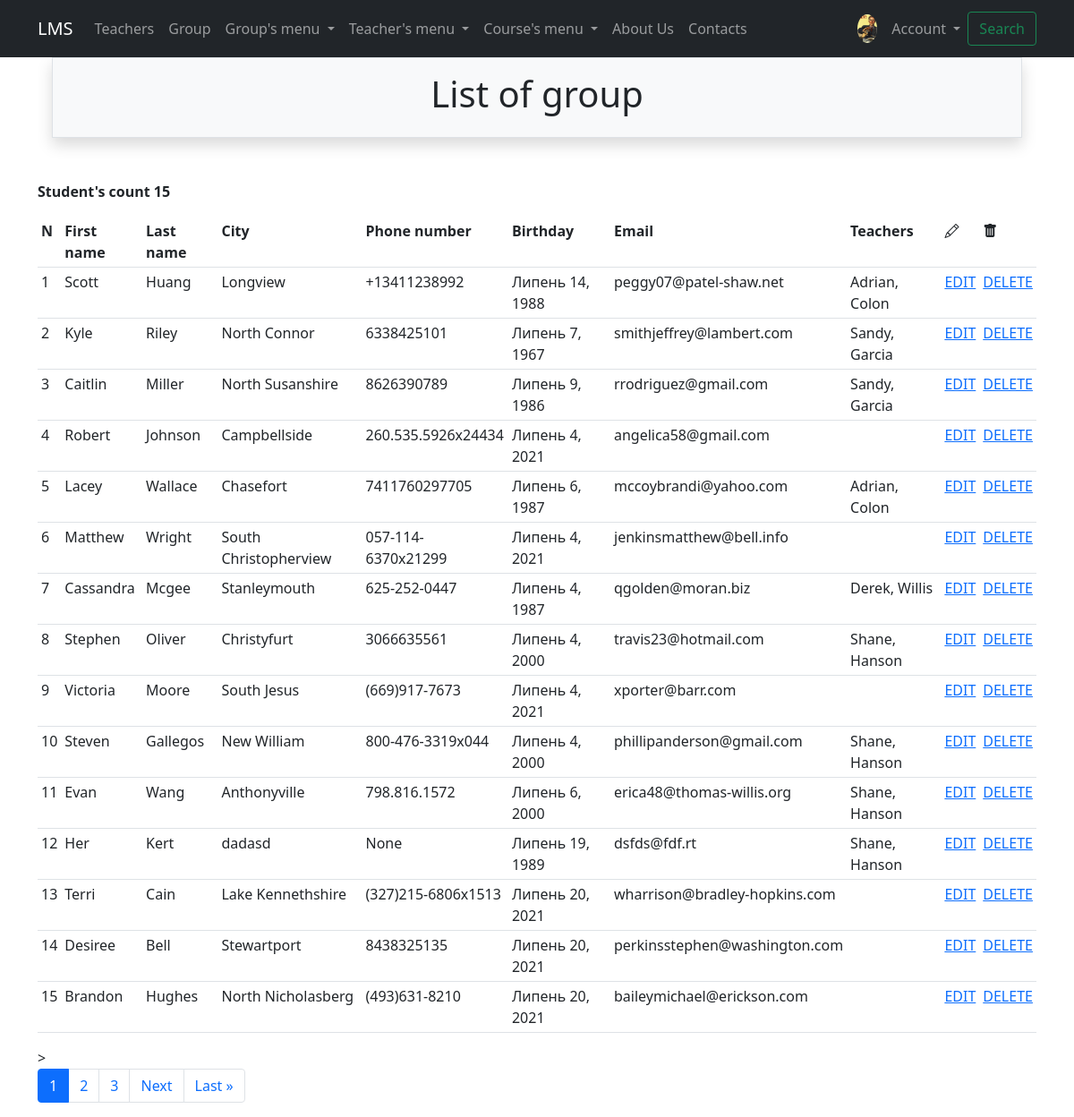
Screenshot of /groups/ (signed in) with the database file from the repository.
### accounts/models.py (models this page shows)
class Profile(models.Model):
    user = models.OneToOneField(to=User, on_delete=models.CASCADE, related_name='profile')
    avatar = models.ImageField(null=True, default='default.jpg', upload_to='avatars/')
    interests = models.CharField(max_length=250, null=True)

### groups/models.py (models this page shows, shortened)
class Group(Person):
    phone_number = models.CharField(max_length=70, unique=True, blank=True, null=True)
    birthday = models.DateField(default=datetime.date.today, validators=[adult_validation])
    teacher = models.ForeignKey(Teacher, on_delete=models.CASCADE, null=True, related_name='students')

### teachers/models.py (models this page shows, shortened)
class Teacher(Person):
    phone_number = models.CharField(max_length=60, unique=True, blank=True, null=True)
    def __str__(self):
        return f'{self.first_name}, {self.last_name}'

### groups/views.py (the view)
# urls.py: path('', GroupListView.as_view(), name='list'),
class GroupListView(LoginRequiredMixin, ListView):
    paginate_by = 15
    model = Group
    form_class = GroupBaseForm
    success_url = reverse_lazy('groups:list')
    template_name = 'groups/list.html'
    def get_filter(self):
        return GroupsFilter(
            data=self.request.GET,
            queryset=self.model.objects.all().select_related('number_course').order_by('id')
        )
    def get_queryset(self):
        return self.get_filter().qs
    def get_context_data(self, *, object_list=None, **kwargs):
        context = super().get_context_data(**kwargs)
        context['object_filter'] = self.get_filter()
        return context

### core/context_processors.py (called while the page is built)
def get_params(request):
    context = {}
    params = request.GET
    if 'page' in params:
        params = copy(params)
        del params['page']
    context['get_params'] = params.urlencode()
    return context

### groups/templates/groups/list.html (shortened to what this page needs)
{% extends 'base.html' %}
{% load crispy_forms_tags %}
{% block header %}
    List of group
{% endblock %}
{% block content %}
    <p><strong>Student's count {{ object_list.count }}</strong></p>
    <table class="table table-sm">
        <tr>
            <th>N</th>
            <th>First name</th>
            <th>Last name</th>
            <th>City</th>
            <th>Phone number</th>
            <th>Birthday</th>
            <th>Email</th>
            <th>Teachers</th>
            <th><i class="bi bi-pencil"></i></th>
            <th><i class="bi bi-trash-fill"></i></th>
        </tr>
        {% for student in object_list %}
        <tr>
            <td>{{page_obj.start_index|add:forloop.counter0}}</td>
            <td>{{student.first_name}}</td>
            <td>{{student.last_name}}</td>
            <td>{{student.city}}</td>
            <td>{{student.phone_number}}</td>
            <td>{{student.birthday}}</td>
            <td>{{student.email}}</td>
            <td>{% if student.teacher %}{{ student.teacher }}{% endif %}</td>
            <td> <a href = "{% url 'groups:update' student.id %}">EDIT</a> </td>
            <td> <a href = "{% url 'groups:delete' student.id %}">DELETE</a> </td>
        </tr>
        {% endfor %}
    </table>>
    {% if is_paginated %}
        {% include 'includes/paginator.html' %}
    {% endif %}
{% endblock %}

### templates/includes/nav_bar.html (shortened to what this page needs)
<nav class="navbar navbar-expand-lg navbar-dark bg-dark fixed-top navbar-expand-lg font-weight-bold">
  <div class="container">
    <a class="navbar-brand" href="{% url 'index' %}">LMS</a>
    <div class="collapse navbar-collapse" id="navbarSupportedContent">
      <ul class="navbar-nav me-auto mb-2 mb-lg-0">
        <li class="nav-item">
          <a class="nav-link" href="{% url 'teachers:list' %}">Teachers</a>
        </li>
        <li class="nav-item">
          <a class="nav-link" href="{% url 'groups:list' %}">Group</a>
        </li>
        <li class="nav-item dropdown">
          <a class="nav-link dropdown-toggle" href="#" id="navbarDropdown" role="button" data-bs-toggle="dropdown" aria-expanded="false">
            Group's menu
          </a>
        </li>
        <li class="nav-item dropdown">
          <a class="nav-link dropdown-toggle" href="#" id="navbarDropdown" role="button" data-bs-toggle="dropdown" aria-expanded="false">
            Teacher's menu
          </a>
        </li>
        <li class="nav-item dropdown">
          <a class="nav-link dropdown-toggle" href="#" id="navbarDropdown" role="button" data-bs-toggle="dropdown" aria-expanded="false">
            Course's menu
          </a>
        </li>
        <li class="nav-item">
          <a class="nav-link" href="/about/" tabindex="-1" >About Us</a>
        </li>
        <li class="nav-item">
          <a class="nav-link" href="/contacts/" tabindex="-1" >Contacts</a>
        </li>
      </ul>
      {% if user.is_authenticated %}
          <div><img class="rounded-circle p-1 m-1" widht="40" height="40" src="{{user.profile.avatar.url}}"></div>
           {% endif %}
      <ul class="navbar-nav d-flex">
         <li class="nav-item dropdown">
           <a class="nav-link dropdown-toggle" href="#" id="navbarDropdown3" role="button" data-bs-toggle="dropdown" aria-expanded="false">
             Account
           </a>
         </li>
       </ul>
      <form class="d-flex">
        <a class="btn btn-outline-success" data-bs-toggle="collapse" href="#collapseExample" role="button"
           aria-expanded="false" aria-controls="collapseExample">
            Search
        </a>
      </form>
    </div>
  </div>
</nav>

### rows the page displays
Group: start_index|add "1", first_name "Scott", last_name "Huang", city "Longview", phone_number "+13411238992", birthday "Липень 14, 1988", email "peggy07@patel-shaw.net", teacher "Adrian, Colon"
Group: start_index|add "2", first_name "Kyle", last_name "Riley", city "North Connor", phone_number "6338425101", birthday "Липень 7, 1967", email "smithjeffrey@lambert.com", teacher "Sandy, Garcia"
Group: start_index|add "3", first_name "Caitlin", last_name "Miller", city "North Susanshire", phone_number "8626390789", birthday "Липень 9, 1986", email "rrodriguez@gmail.com", teacher "Sandy, Garcia"
Group: start_index|add "4", first_name "Robert", last_name "Johnson", city "Campbellside", phone_number "260.535.5926x24434", birthday "Липень 4, 2021", email "angelica58@gmail.com"
Group: start_index|add "5", first_name "Lacey", last_name "Wallace", city "Chasefort", phone_number "7411760297705", birthday "Липень 6, 1987", email "mccoybrandi@yahoo.com", teacher "Adrian, Colon"
Group: start_index|add "6", first_name "Matthew", last_name "Wright", city "South Christopherview", phone_number "057-114-6370x21299", birthday "Липень 4, 2021", email "jenkinsmatthew@bell.info"
Group: start_index|add "7", first_name "Cassandra", last_name "Mcgee", city "Stanleymouth", phone_number "625-252-0447", birthday "Липень 4, 1987", email "qgolden@moran.biz", teacher "Derek, Willis"
Group: start_index|add "8", first_name "Stephen", last_name "Oliver", city "Christyfurt", phone_number "3066635561", birthday "Липень 4, 2000", email "travis23@hotmail.com", teacher "Shane, Hanson"
Group: start_index|add "9", first_name "Victoria", last_name "Moore", city "South Jesus", phone_number "(669)917-7673", birthday "Липень 4, 2021", email "xporter@barr.com"
Group: start_index|add "10", first_name "Steven", last_name "Gallegos", city "New William", phone_number "800-476-3319x044", birthday "Липень 4, 2000", email "phillipanderson@gmail.com", teacher "Shane, Hanson"
Group: start_index|add "11", first_name "Evan", last_name "Wang", city "Anthonyville", phone_number "798.816.1572", birthday "Липень 6, 2000", email "erica48@thomas-willis.org", teacher "Shane, Hanson"
Group: start_index|add "12", first_name "Her", last_name "Kert", city "dadasd", phone_number "None", birthday "Липень 19, 1989", email "dsfds@fdf.rt", teacher "Shane, Hanson"
Group: start_index|add "13", first_name "Terri", last_name "Cain", city "Lake Kennethshire", phone_number "(327)215-6806x1513", birthday "Липень 20, 2021", email "wharrison@bradley-hopkins.com"
Group: start_index|add "14", first_name "Desiree", last_name "Bell", city "Stewartport", phone_number "8438325135", birthday "Липень 20, 2021", email "perkinsstephen@washington.com"
Group: start_index|add "15", first_name "Brandon", last_name "Hughes", city "North Nicholasberg", phone_number "(493)631-8210", birthday "Липень 20, 2021", email "baileymichael@erickson.com"

### other values shown
{{ object_list.count }} "15"
{{ page_num }} "1"
{{ page_num }} "2" "3"
